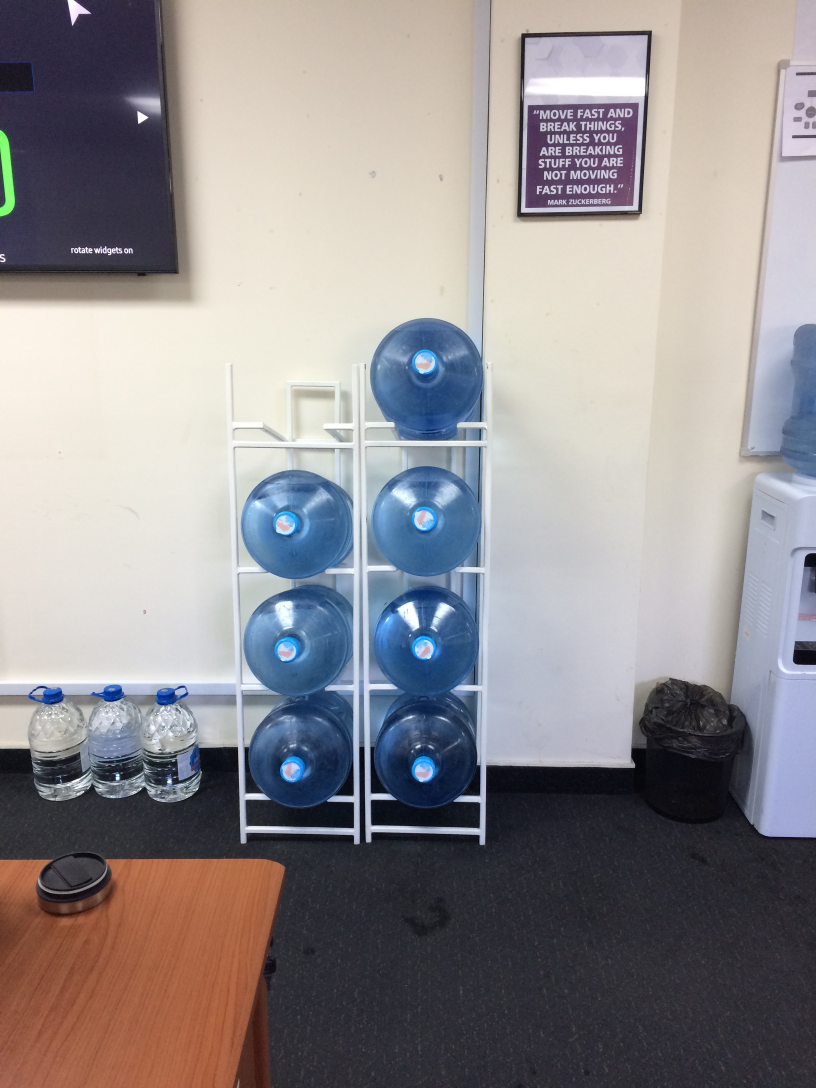
#> input picture images/whater2.JPG, 2448 x 3264 px, found by its file name (shown at 1/3 size)
$ python start.py   (older library calls are emulated)
#> lines starting #> are read from the running program, lines starting #| are printed output that depends on the picture; after the words box and inside, x2 and y2 are one past the last pixel; in counts of white or black regions, pixels touching at a corner belong together
### imageHelper.py
import numpy as np
import matplotlib.pyplot as plt
import cv2


class image_helper:
    def __init__(self, img):
        self.resized_img = img
        self.original_img = img
        self.thresh_img = img
        self.display_img = img

    # [23 lines left out: functions show_img_cv2, show_imgs_cv2, show_img_plt, show_imgs_plt, not called in this run]

    def play_with_hsv_and_blur(self):
        def scale_image(slider_val):
            if slider_val > 0:
                self.resized_img = cv2.resize(self.original_img, (0, 0), fx=slider_val / 50,
                                              fy=slider_val / 50)
            else:
                self.resized_img = self.original_img

            cv2.imshow('result', self.resized_img)

        # [4 lines left out: function process_median_blur, not called in this run]

        def process_hsv(slider_val):
            hsv = cv2.cvtColor(self.resized_img, cv2.COLOR_BGR2HSV)

            # считываем значения бегунков
            h1 = cv2.getTrackbarPos('h_min', 'settings')
            s1 = cv2.getTrackbarPos('s_min', 'settings')
            v1 = cv2.getTrackbarPos('v_min', 'settings')
            h2 = cv2.getTrackbarPos('h_max', 'settings')
            s2 = cv2.getTrackbarPos('s_max', 'settings')
            v2 = cv2.getTrackbarPos('v_max', 'settings')

            # формируем начальный и конечный цвет фильтра
            h_min = np.array((h1, s1, v1), np.uint8)
            h_max = np.array((h2, s2, v2), np.uint8)

            # накладываем фильтр на кадр в модели HSV
            self.thresh_img = cv2.inRange(hsv, h_min, h_max)

            cv2.imshow('result', self.thresh_img)

        def process_thresh(slider_val):
            _, thresh1 = cv2.threshold(self.thresh_img, slider_val, 255, cv2.THRESH_BINARY)
            # [4 lines of commented-out code are left out]
            self.display_img = thresh1
            cv2.imshow('result', self.display_img)

        # [5 lines left out: function process_gauss_blur, not called in this run]

        cv2.namedWindow("result")  # создаем главное окно
        cv2.namedWindow("settings", flags=cv2.WINDOW_AUTOSIZE)  # создаем окно настроек

        # создаем 6 бегунков для настройки начального и конечного цвета фильтра
        cv2.createTrackbar('h_min', 'settings', 0, 255, process_hsv)
        cv2.createTrackbar('s_min', 'settings', 0, 255, process_hsv)
        cv2.createTrackbar('v_min', 'settings', 0, 255, process_hsv)
        cv2.createTrackbar('h_max', 'settings', 255, 255, process_hsv)
        cv2.createTrackbar('s_max', 'settings', 255, 255, process_hsv)
        cv2.createTrackbar('v_max', 'settings', 255, 255, process_hsv)

        cv2.createTrackbar('img_scale', 'settings', 1, 100, scale_image)

        cv2.createTrackbar('thresh', 'settings', 1, 255, process_thresh)
        cv2.createTrackbar('med_blur', 'settings', 1, 100, process_median_blur)
        cv2.createTrackbar('blur', 'settings', 1, 100, nothing)
        cv2.createTrackbar('gauss_blur', 'settings', 1, 100, process_gauss_blur)
        cv2.createTrackbar('bilateral', 'settings', 1, 100, nothing)
        cv2.createTrackbar('nlMeans', 'settings', 1, 100, nothing)

        cv2.waitKey(0)
        cv2.destroyAllWindows()

    # [13 lines left out: function play_with_blur, not called in this run]


def nothing(*arg):
    pass

### start.py
import numpy as np
import cv2
import matplotlib.pyplot as plt
from imageHelper import image_helper as ih

YELLOW = 30
BLUE = 210
GREEN = 145
RED = 320


def find_black_dots(img_gray):
    lower = (0, 0, 0)
    upper = (0, 0, 0)
    img = cv2.cvtColor(img_gray, cv2.COLOR_GRAY2BGR)
    # black_mask = cv2.inRange(img,lower,upper)
    # circles = cv2.HoughCircles(black_mask,cv2.HOUGH_GRADIENT,1,20,param1=20,param2=8,
    #                             minRadius=0,maxRadius=60)

    imagem = cv2.bitwise_not(img)
    ih.show_imgs_cv2([img, imagem])


img_origin = cv2.imread('images/whater2.jpg', 1)
#> img_origin is the input picture: shape (3264, 2448, 3); mean B, G, R 143.8, 141.6, 145.5
img_md = cv2.resize(img_origin, (0, 0), fx=0.25, fy=0.25)
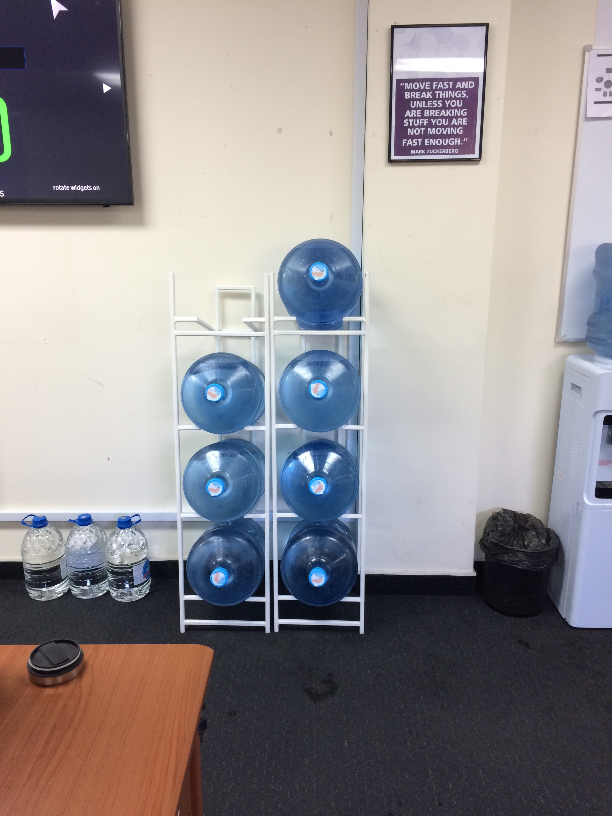
#> img_md: shape (816, 612, 3); mean B, G, R 144, 141.7, 145.7

img_gray = cv2.cvtColor(img_md, cv2.COLOR_BGR2GRAY)
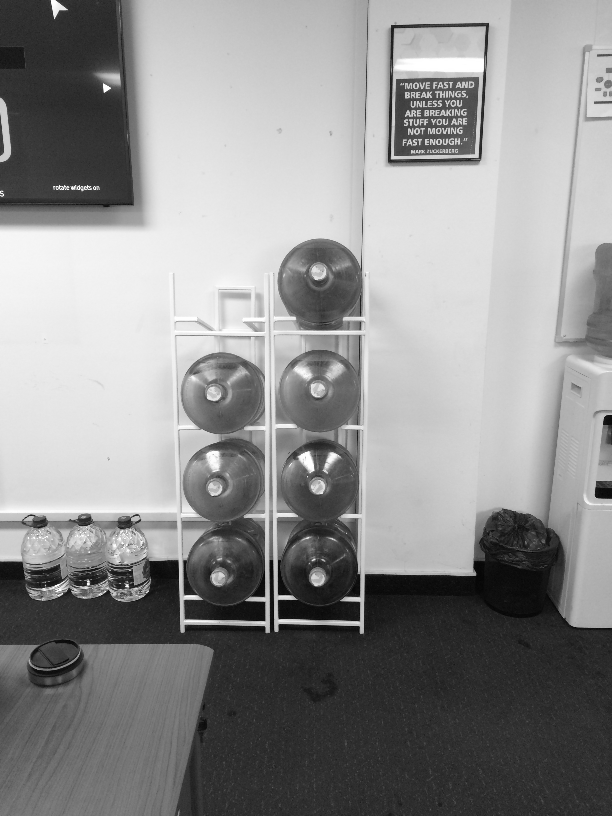
#> img_gray: shape (816, 612); min 2, max 255, mean 143.1
img_hsv = cv2.cvtColor(img_md, cv2.COLOR_BGR2HSV)
#> img_hsv: shape (816, 612, 3); mean H, S, V 73, 50.8, 158

# hsc hue sat value
# lower = np.array([0,0,0])
# upper = np.array([255,185,255])

# define range of blue color in HSV
lower_blue = np.array([0, 183, 91])
upper_blue = np.array([255, 255, 255])

lower_blue_nb = np.array([0, 84, 0])
upper_blue_nb = np.array([255, 255, 255])

_, threshold = cv2.threshold(img_md, 20, 255, cv2.THRESH_BINARY)
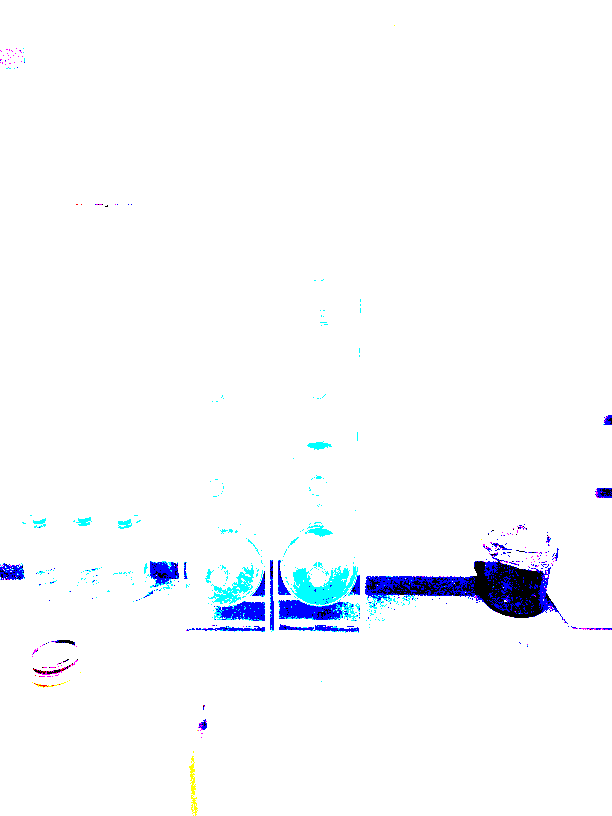
#> threshold: shape (816, 612, 3); mean B, G, R 252.9, 249.8, 247.9
mask = cv2.inRange(img_hsv, lower_blue_nb, upper_blue_nb)
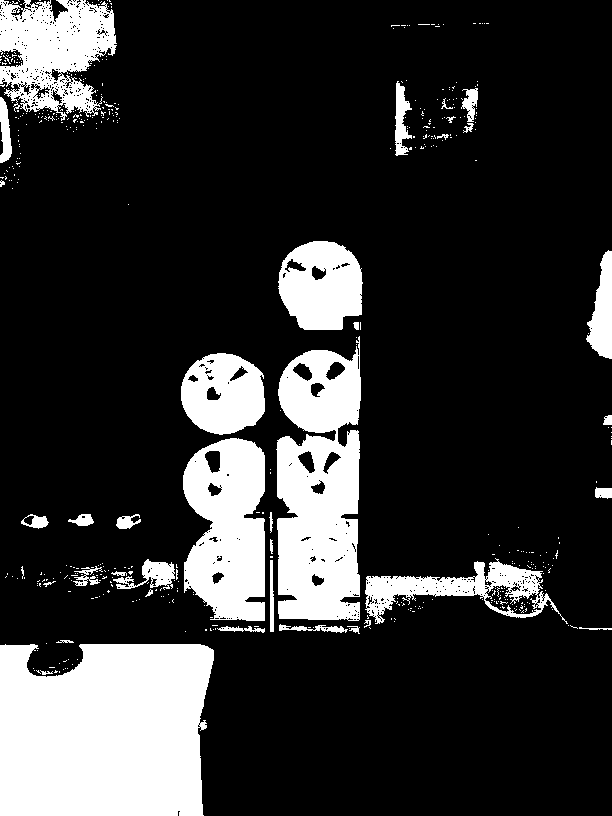
#> mask: shape (816, 612); 19.2% white; 494 white regions (456 under 20 px), largest, box (x1, y1, x2, y2) and area: (0, 644, 214, 816) 33607, (276, 336, 361, 621) 18732, (183, 438, 265, 621) 11731

blur_gray_mask = cv2.medianBlur(mask, 19)  # smooth image by 21x21 pixels, may need to adjust a bit
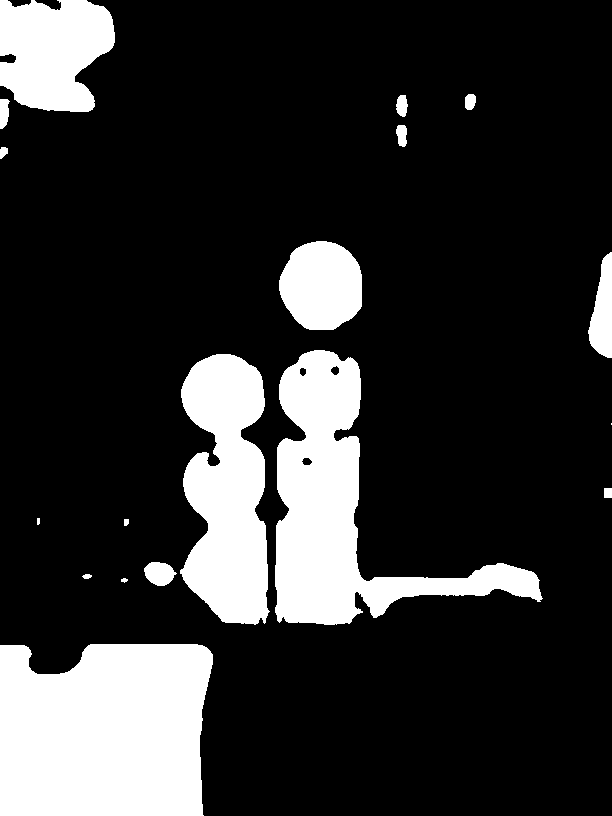
#> blur_gray_mask: shape (816, 612); 19.1% white; 18 white regions (1 under 20 px), largest, box (x1, y1, x2, y2) and area: (0, 644, 213, 816) 33619, (275, 350, 543, 625) 24654, (180, 354, 270, 625) 17899

# _, contours, _ = cv2.findContours(mask,cv2.RETR_TREE,cv2.CHAIN_APPROX_SIMPLE)
# cv2.drawContours(img_md, contours, -1, (0,0,255), 3)


# find_black_dots(blur_gray)

imgHelper = ih(img_md)
imgHelper.play_with_hsv_and_blur()
#> slider 'h_min' is set to 51
#> slider 's_min' is set to 51
#> slider 'v_min' is set to 51
#> in process_hsv, `self.thresh_img = cv2.inRange(hsv, h_min, h_max)`:
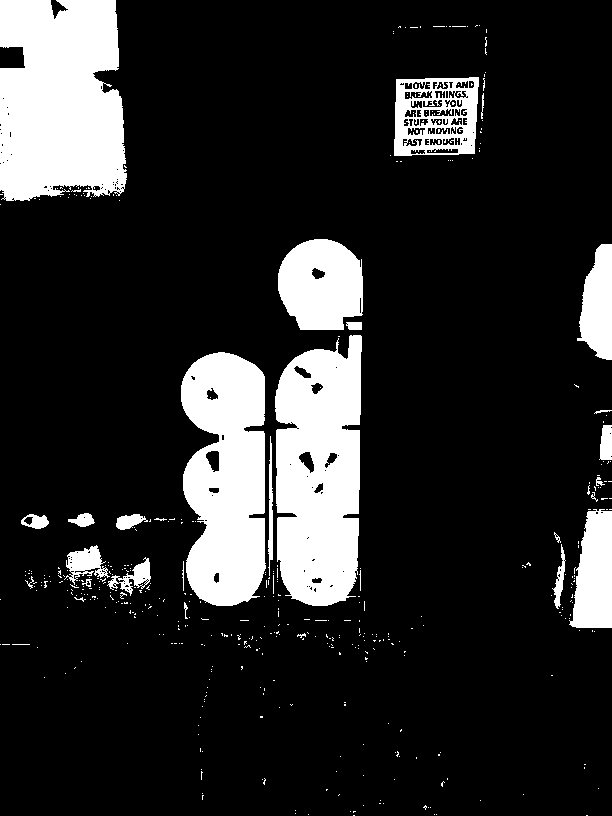
#> self.thresh_img: shape (816, 612); 16.3% white; 451 white regions (422 under 20 px), largest, box (x1, y1, x2, y2) and area: (0, 0, 127, 201) 22374, (275, 335, 362, 606) 19372, (181, 352, 266, 606) 17218
# [22 lines of commented-out code are left out]

$ run again, with images/whater3.JPG copied over images/whater2.JPG
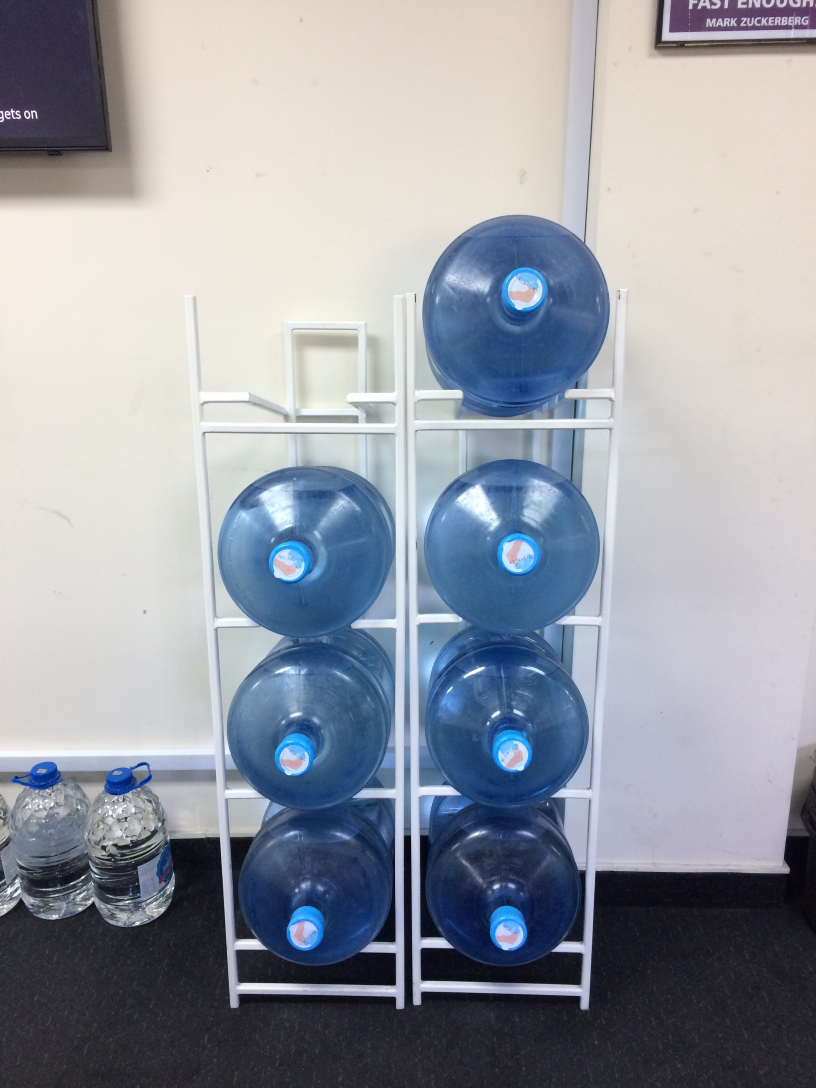
#> input picture images/whater3.JPG, 2448 x 3264 px, found by its file name (shown at 1/3 size)
#> img_origin is the input picture: shape (3264, 2448, 3); mean B, G, R 163.8, 154.6, 150
#> img_hsv: shape (816, 612, 3); mean H, S, V 77.4, 51.5, 170.2
#> `mask = cv2.inRange(img_hsv, lower_blue_nb, upper_blue_nb)`:
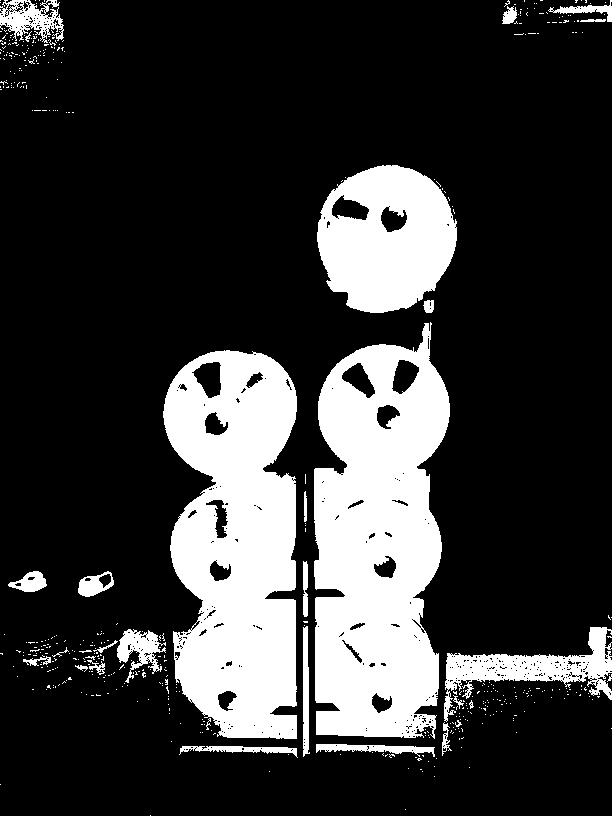
#> mask: shape (816, 612); 22% white; 491 white regions (462 under 20 px), largest, box (x1, y1, x2, y2) and area: (314, 322, 450, 739) 41999, (163, 350, 297, 739) 39274, (317, 165, 457, 313) 14959
#> blur_gray_mask: shape (816, 612); 22% white; 10 white regions (1 under 20 px), largest, box (x1, y1, x2, y2) and area: (309, 343, 612, 744) 49501, (164, 351, 303, 744) 41610, (317, 165, 457, 313) 15153
#> in process_hsv, `self.thresh_img = cv2.inRange(hsv, h_min, h_max)`:
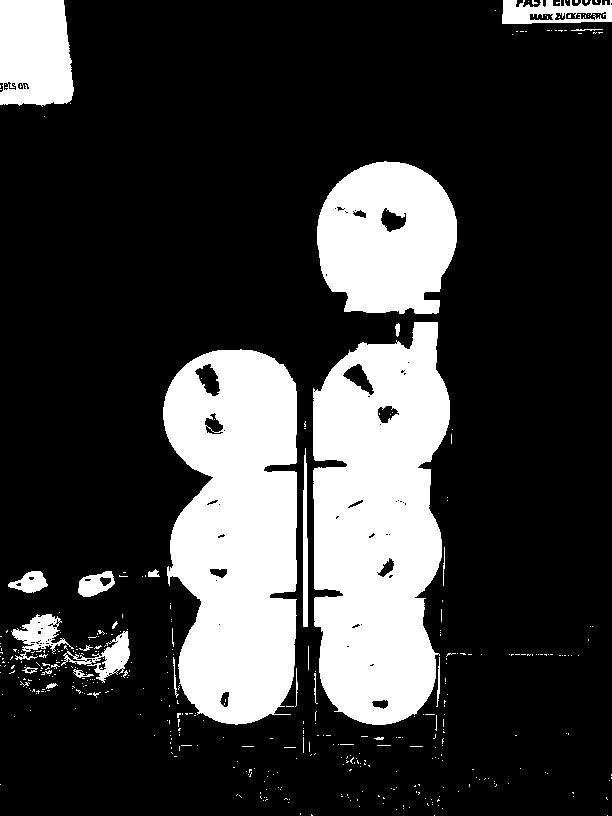
#> self.thresh_img: shape (816, 612); 22.9% white; 428 white regions (401 under 20 px), largest, box (x1, y1, x2, y2) and area: (313, 322, 450, 725) 42583, (163, 349, 297, 725) 40031, (317, 161, 457, 314) 16769
